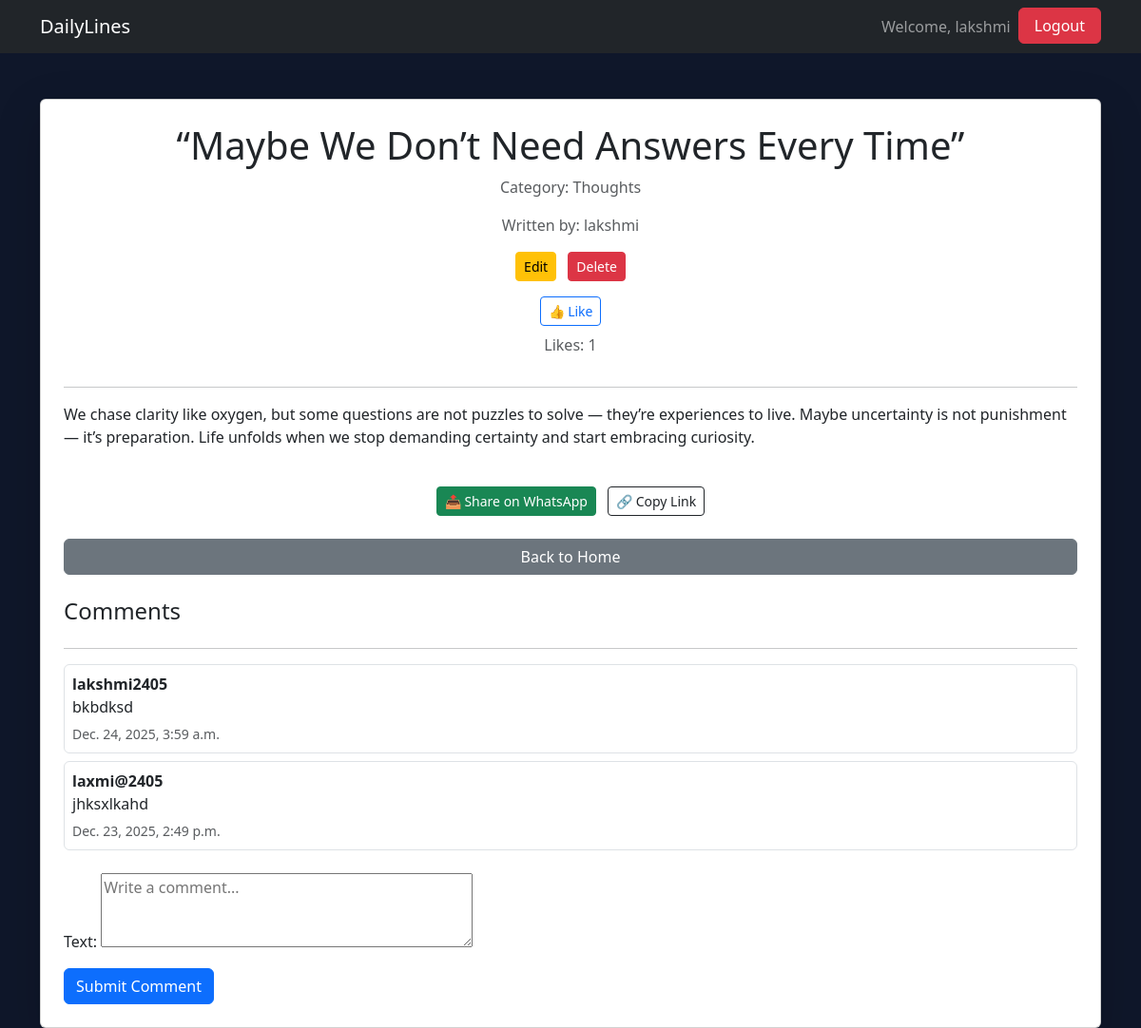
/post/6/ (signed in), run on the app's committed database.
### blog/models.py (models this page shows, shortened)
class Post(models.Model):
    title = models.CharField(max_length=200)
    content = models.TextField()
    image = models.ImageField(upload_to='post_images/', blank=True, null=True)
    category = models.ForeignKey(Category, on_delete=models.SET_NULL, null=True)
    author = models.ForeignKey(User, on_delete=models.CASCADE)
    created_at = models.DateTimeField(auto_now_add=True)

class Category(models.Model):
    name = models.CharField(max_length=100, unique=True)

class Comment(models.Model):
    post = models.ForeignKey(Post, on_delete=models.CASCADE, related_name="comments")
    user = models.ForeignKey('auth.User', on_delete=models.CASCADE)
    text = models.TextField()
    created_at = models.DateTimeField(auto_now_add=True)

### blog/views.py (the view)
# urls.py: path('post/<int:id>/', views.post_details, name='post_details'),
def post_details(request, id):
    post = get_object_or_404(Post, id=id)
    comments = post.comments.all().order_by('-created_at')
    liked = False
    if request.user.is_authenticated:
        liked = post.likes.filter(user=request.user).exists()
    if request.method == "POST":
        form = CommentForm(request.POST)
        if form.is_valid():
            new_comment = form.save(commit=False)
            new_comment.post = post
            new_comment.user = request.user
            new_comment.save()
            return redirect('post_details', id=post.id)
    else:
        form = CommentForm()
    return render(request, 'blog/post_details.html', {
        'post': post,
        'comments': comments,
        'form': form,
        'liked': liked   # << send to template
    })

### blog/forms.py
class CommentForm(forms.ModelForm):
    class Meta:
        model = Comment
        fields = ['text']
        widgets = {
            'text': forms.Textarea(attrs={'rows': 3, 'placeholder': 'Write a comment...'})
        }

### blog/templates/blog/post_details.html (shortened to what this page needs)
<!DOCTYPE html>
<html>
<head>
    <link href="https://cdn.jsdelivr.net/npm/bootstrap@5.3.2/dist/css/bootstrap.min.css" rel="stylesheet">
</head>
<body style="background-color:#0f172a; color:#e5e7eb;">
<nav class="navbar navbar-expand-lg navbar-dark bg-dark">
  <div class="container">
    <a class="navbar-brand" href="{% url 'home' %}">DailyLines</a>
    <div class="collapse navbar-collapse">
      <ul class="navbar-nav ms-auto">
        {% if user.is_authenticated %}
            <li class="nav-item">
                <span class="nav-link">Welcome, {{ user.username }}</span>
            </li>
            <li class="nav-item">
                <form method="POST" action="{% url 'logout' %}">
                    <button type="submit" class="btn btn-danger text-white px-3">Logout</button>
                </form>
            </li>
        {% else %}
            <li class="nav-item">
                <a class="nav-link btn btn-success text-white px-3" href="{% url 'login' %}">Login</a>
            </li>
        {% endif %}
      </ul>
    </div>
  </div>
</nav>
<div class="container mt-5">
    <div class="card shadow-lg p-4">
        <h1 class="text-center">{{ post.title }}</h1>
        <p class="text-muted text-center">Category: {{ post.category.name }}</p>
        <p class="text-muted text-center">Written by: {{ post.author.username }}</p>
        {% if user == post.author %}
        <div class="text-center mb-3">
            <a href="{% url 'edit_post' post.id %}" class="btn btn-warning btn-sm me-2">Edit</a>
            <a href="{% url 'delete_post' post.id %}" class="btn btn-danger btn-sm">Delete</a>
        </div>
        {% endif %}
        {% if user.is_authenticated %}
        <form method="POST" action="{% url 'toggle_like' post.id %}" class="text-center mb-2">
            {% if liked %}
                <button class="btn btn-outline-danger btn-sm">❤️ Unlike</button>
            {% else %}
                <button class="btn btn-outline-primary btn-sm">👍 Like</button>
            {% endif %}
        </form>
        {% endif %}
        <p class="text-center text-muted">Likes: {{ post.likes.count }}</p>
        <hr>
        <p>{{ post.content }}</p>
        <div class="text-center my-4">
            <a href="https://wa.me/?text={{ post.title }} - {{ request.build_absolute_uri }}"
               target="_blank"
               class="btn btn-success btn-sm me-2">
                📤 Share on WhatsApp
            </a>
            <button class="btn btn-outline-dark btn-sm" onclick="copyLink()">
                🔗 Copy Link
            </button>
        </div>
        <a href="{% url 'home' %}" class="btn btn-secondary w-100 mb-4">Back to Home</a>
        <h4>Comments</h4>
        <hr>
        {% for comment in comments %}
            <div class="border rounded p-2 mb-2">
                <strong>{{ comment.user.username }}</strong>
                <p class="mb-1">{{ comment.text }}</p>
                <small class="text-muted">{{ comment.created_at }}</small>
            </div>
        {% empty %}
            <p>No comments yet.</p>
        {% endfor %}
        {% if user.is_authenticated %}
        <form method="POST" class="mt-3">
            {{ form.as_p }}
            <button class="btn btn-primary">Submit Comment</button>
        </form>
        {% else %}
        <p><a href="{% url 'login' %}">Login</a> to comment.</p>
        {% endif %}
    </div>
</div>
</body>
</html>

### data on the page
Post: title "“Maybe We Don’t Need Answers Every Time”", category.name "Thoughts", author.username "lakshmi", likes.count "1", content "We chase clarity like oxygen, but some questions are not puzzles to solve — they’re experiences to live. Maybe uncertainty is not punishment — it’s preparation. Life unfolds when we stop demanding certainty and start embracing curiosity."
Comment: user.username "lakshmi2405", text "bkbdksd", created_at "Dec. 24, 2025, 3:59 a.m."
Comment: user.username "laxmi@2405", text "jhksxlkahd", created_at "Dec. 23, 2025, 2:49 p.m."

### other printed values
{{ user.username }} "lakshmi"
